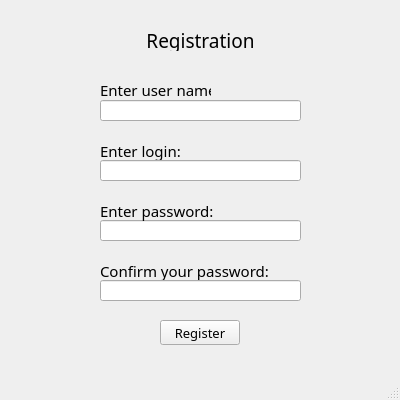
<?xml version="1.0" encoding="UTF-8"?>
<ui version="4.0">
 <class>Registration</class>
 <widget class="QMainWindow" name="Registration">
  <property name="geometry">
   <rect>
    <x>0</x>
    <y>0</y>
    <width>400</width>
    <height>400</height>
   </rect>
  </property>
  <property name="windowTitle">
   <string>MainWindow</string>
  </property>
  <widget class="QWidget" name="centralwidget">
   <widget class="QLabel" name="label">
    <property name="geometry">
     <rect>
      <x>100</x>
      <y>80</y>
      <width>111</width>
      <height>20</height>
     </rect>
    </property>
    <property name="font">
     <font>
      <family>Corbel</family>
      <pointsize>11</pointsize>
      <weight>50</weight>
      <bold>false</bold>
     </font>
    </property>
    <property name="text">
     <string>Enter user name:</string>
    </property>
   </widget>
   <widget class="QLineEdit" name="user_name">
    <property name="geometry">
     <rect>
      <x>100</x>
      <y>100</y>
      <width>201</width>
      <height>21</height>
     </rect>
    </property>
    <property name="font">
     <font>
      <weight>50</weight>
      <bold>false</bold>
      <underline>false</underline>
      <strikeout>false</strikeout>
      <stylestrategy>PreferDefault</stylestrategy>
     </font>
    </property>
    <property name="tabletTracking">
     <bool>false</bool>
    </property>
    <property name="accessibleDescription">
     <string/>
    </property>
    <property name="autoFillBackground">
     <bool>false</bool>
    </property>
    <property name="text">
     <string/>
    </property>
    <property name="echoMode">
     <enum>QLineEdit::Normal</enum>
    </property>
   </widget>
   <widget class="QLabel" name="label_2">
    <property name="geometry">
     <rect>
      <x>100</x>
      <y>141</y>
      <width>121</width>
      <height>20</height>
     </rect>
    </property>
    <property name="font">
     <font>
      <family>Corbel</family>
      <pointsize>11</pointsize>
      <weight>50</weight>
      <bold>false</bold>
     </font>
    </property>
    <property name="text">
     <string>Enter login:</string>
    </property>
   </widget>
   <widget class="QLabel" name="label_4">
    <property name="geometry">
     <rect>
      <x>100</x>
      <y>30</y>
      <width>201</width>
      <height>21</height>
     </rect>
    </property>
    <property name="font">
     <font>
      <family>Corbel</family>
      <pointsize>14</pointsize>
      <weight>50</weight>
      <bold>false</bold>
      <strikeout>false</strikeout>
      <kerning>true</kerning>
     </font>
    </property>
    <property name="layoutDirection">
     <enum>Qt::LeftToRight</enum>
    </property>
    <property name="text">
     <string>Registration</string>
    </property>
    <property name="alignment">
     <set>Qt::AlignCenter</set>
    </property>
   </widget>
   <widget class="QLineEdit" name="login">
    <property name="geometry">
     <rect>
      <x>100</x>
      <y>160</y>
      <width>201</width>
      <height>21</height>
     </rect>
    </property>
    <property name="font">
     <font>
      <weight>50</weight>
      <bold>false</bold>
      <underline>false</underline>
      <strikeout>false</strikeout>
      <stylestrategy>PreferDefault</stylestrategy>
     </font>
    </property>
    <property name="tabletTracking">
     <bool>false</bool>
    </property>
    <property name="accessibleDescription">
     <string/>
    </property>
    <property name="autoFillBackground">
     <bool>false</bool>
    </property>
    <property name="text">
     <string/>
    </property>
    <property name="echoMode">
     <enum>QLineEdit::Normal</enum>
    </property>
   </widget>
   <widget class="QLineEdit" name="pass">
    <property name="geometry">
     <rect>
      <x>100</x>
      <y>220</y>
      <width>201</width>
      <height>21</height>
     </rect>
    </property>
    <property name="font">
     <font>
      <weight>50</weight>
      <bold>false</bold>
      <underline>false</underline>
      <strikeout>false</strikeout>
      <stylestrategy>PreferDefault</stylestrategy>
     </font>
    </property>
    <property name="tabletTracking">
     <bool>false</bool>
    </property>
    <property name="accessibleDescription">
     <string/>
    </property>
    <property name="autoFillBackground">
     <bool>false</bool>
    </property>
    <property name="text">
     <string/>
    </property>
    <property name="echoMode">
     <enum>QLineEdit::Normal</enum>
    </property>
   </widget>
   <widget class="QLabel" name="label_3">
    <property name="geometry">
     <rect>
      <x>100</x>
      <y>201</y>
      <width>121</width>
      <height>20</height>
     </rect>
    </property>
    <property name="font">
     <font>
      <family>Corbel</family>
      <pointsize>11</pointsize>
      <weight>50</weight>
      <bold>false</bold>
     </font>
    </property>
    <property name="text">
     <string>Enter password:</string>
    </property>
   </widget>
   <widget class="QPushButton" name="btn_register">
    <property name="geometry">
     <rect>
      <x>160</x>
      <y>320</y>
      <width>80</width>
      <height>25</height>
     </rect>
    </property>
    <property name="font">
     <font>
      <family>Corbel</family>
      <pointsize>10</pointsize>
     </font>
    </property>
    <property name="text">
     <string>Register</string>
    </property>
   </widget>
   <widget class="QLabel" name="label_5">
    <property name="geometry">
     <rect>
      <x>100</x>
      <y>261</y>
      <width>191</width>
      <height>20</height>
     </rect>
    </property>
    <property name="font">
     <font>
      <family>Corbel</family>
      <pointsize>11</pointsize>
      <weight>50</weight>
      <bold>false</bold>
     </font>
    </property>
    <property name="text">
     <string>Confirm your password:</string>
    </property>
   </widget>
   <widget class="QLineEdit" name="confirm_pass">
    <property name="geometry">
     <rect>
      <x>100</x>
      <y>280</y>
      <width>201</width>
      <height>21</height>
     </rect>
    </property>
    <property name="font">
     <font>
      <weight>50</weight>
      <bold>false</bold>
      <underline>false</underline>
      <strikeout>false</strikeout>
      <stylestrategy>PreferDefault</stylestrategy>
     </font>
    </property>
    <property name="tabletTracking">
     <bool>false</bool>
    </property>
    <property name="accessibleDescription">
     <string/>
    </property>
    <property name="autoFillBackground">
     <bool>false</bool>
    </property>
    <property name="text">
     <string/>
    </property>
    <property name="echoMode">
     <enum>QLineEdit::Normal</enum>
    </property>
   </widget>
  </widget>
  <widget class="QStatusBar" name="statusbar"/>
 </widget>
 <resources/>
 <connections/>
</ui>
